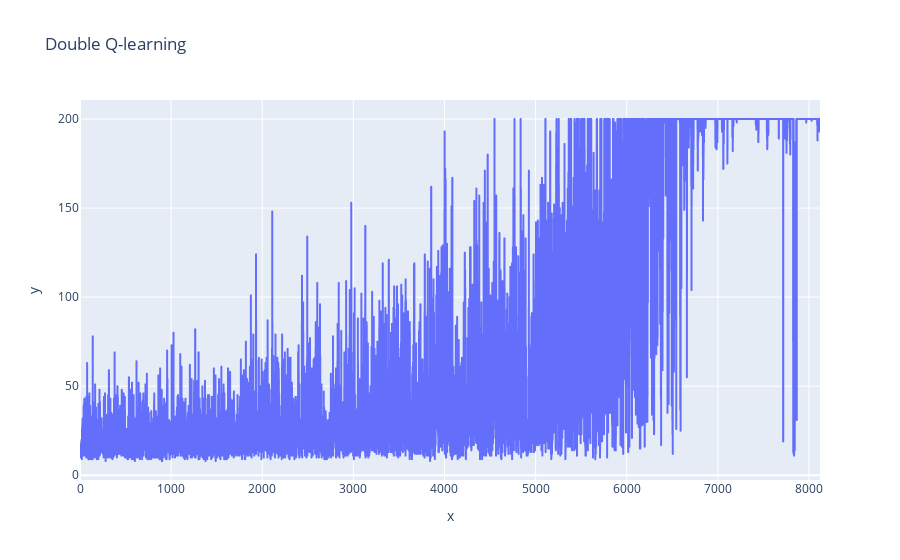

Notebook code for this chart:
### Code cell
ple.line(x=range(len(rewards)), y=rewards, title="Double Q-learning")

### Figure 1 — Plotly figure (JSON) as saved in the notebook; plotly's stock layout.template omitted (floating-point values rounded to 4 significant figures; data arrays with more than 128 entries replaced by an {"elided": "..."} marker saying what was removed)
{"data": [{"hoverlabel": {"namelength": 0}, "hovertemplate": "x=%{x}<br>y=%{y}", "legendgroup": "", "line": {"color": "#636efa", "dash": "solid"}, "mode": "lines", "name": "", "showlegend": false, "type": "scattergl", "x": {"elided": "8122 int values"}, "xaxis": "x", "y": {"elided": "8122 int values"}, "yaxis": "y"}], "layout": {"legend": {"tracegroupgap": 0}, "title": {"text": "Double Q-learning"}, "xaxis": {"anchor": "y", "domain": [0, 1], "title": {"text": "x"}}, "yaxis": {"anchor": "x", "domain": [0, 1], "title": {"text": "y"}}}}
